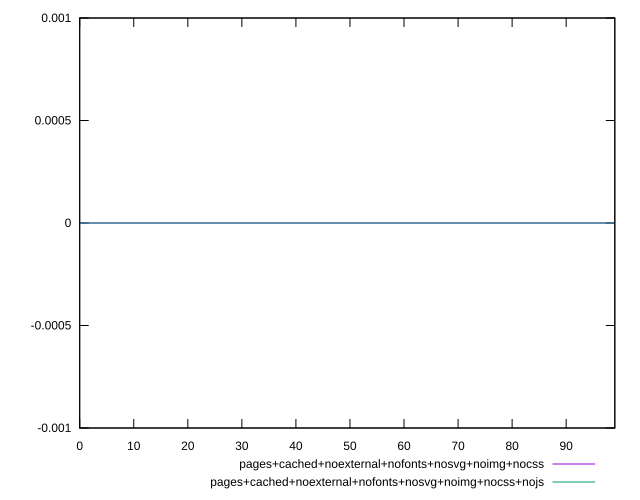

The script that saved this image:
reset
set terminal svg size 640, 500 enhanced background rgb 'white'
set output "report_00007_2020-12-11T15:55:29.892Z/unused-javascript/comparison/sorted/12_vs_13.svg"

$pagesCachedNoexternalNofontsNosvgNoimgNocss <<EOF
0 0
1 0
2 0
3 0
4 0
5 0
6 0
7 0
8 0
9 0
10 0
11 0
12 0
13 0
14 0
15 0
16 0
17 0
18 0
19 0
20 0
21 0
22 0
23 0
24 0
25 0
26 0
27 0
28 0
29 0
30 0
31 0
32 0
33 0
34 0
35 0
36 0
37 0
38 0
39 0
40 0
41 0
42 0
43 0
44 0
45 0
46 0
47 0
48 0
49 0
50 0
51 0
52 0
53 0
54 0
55 0
56 0
57 0
58 0
59 0
60 0
61 0
62 0
63 0
64 0
65 0
66 0
67 0
68 0
69 0
70 0
71 0
72 0
73 0
74 0
75 0
76 0
77 0
78 0
79 0
80 0
81 0
82 0
83 0
84 0
85 0
86 0
87 0
88 0
89 0
90 0
91 0
92 0
93 0
94 0
95 0
96 0
97 0
98 0
99 0
EOF

$pagesCachedNoexternalNofontsNosvgNoimgNocssNojs <<EOF
0 0
1 0
2 0
3 0
4 0
5 0
6 0
7 0
8 0
9 0
10 0
11 0
12 0
13 0
14 0
15 0
16 0
17 0
18 0
19 0
20 0
21 0
22 0
23 0
24 0
25 0
26 0
27 0
28 0
29 0
30 0
31 0
32 0
33 0
34 0
35 0
36 0
37 0
38 0
39 0
40 0
41 0
42 0
43 0
44 0
45 0
46 0
47 0
48 0
49 0
50 0
51 0
52 0
53 0
54 0
55 0
56 0
57 0
58 0
59 0
60 0
61 0
62 0
63 0
64 0
65 0
66 0
67 0
68 0
69 0
70 0
71 0
72 0
73 0
74 0
75 0
76 0
77 0
78 0
79 0
80 0
81 0
82 0
83 0
84 0
85 0
86 0
87 0
88 0
89 0
90 0
91 0
92 0
93 0
94 0
95 0
96 0
97 0
98 0
99 0
EOF

set key outside below
set yrange [-0.001:0.001]

plot \
  $pagesCachedNoexternalNofontsNosvgNoimgNocss title "pages+cached+noexternal+nofonts+nosvg+noimg+nocss" with line, \
  $pagesCachedNoexternalNofontsNosvgNoimgNocssNojs title "pages+cached+noexternal+nofonts+nosvg+noimg+nocss+nojs" with line, \


reset
